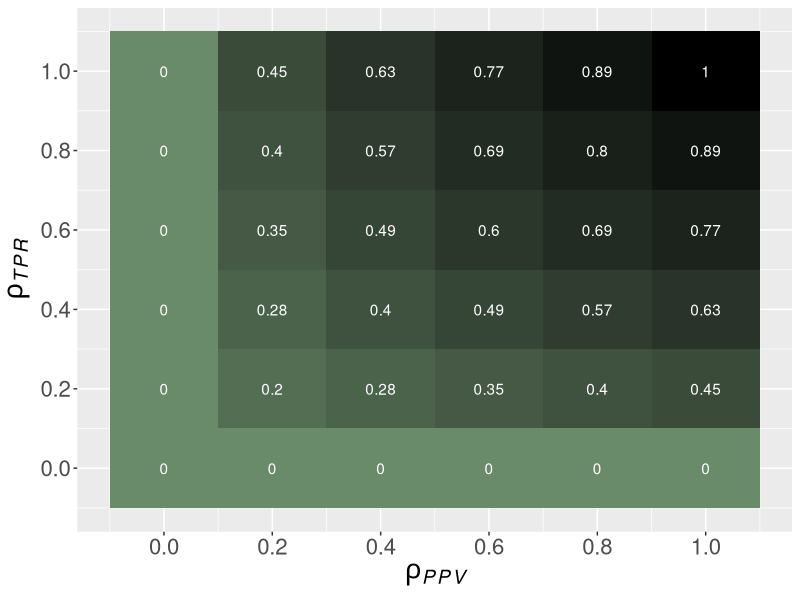
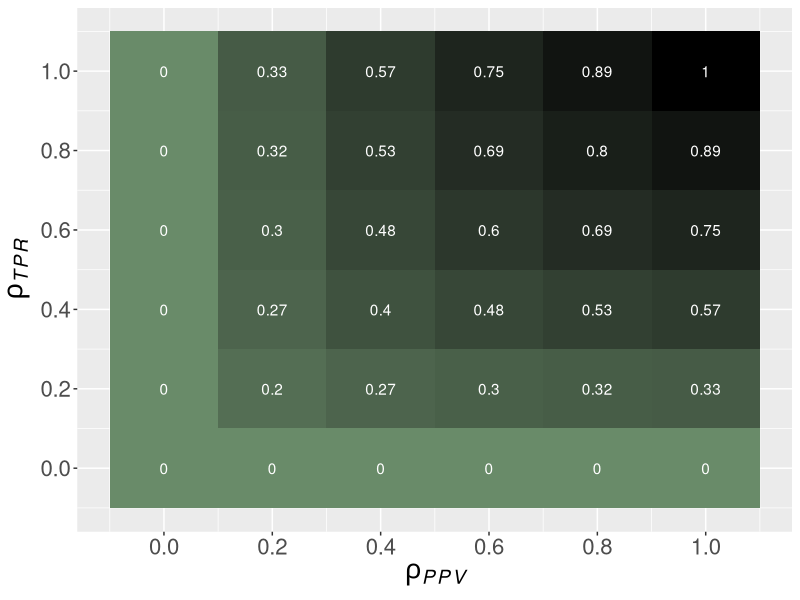
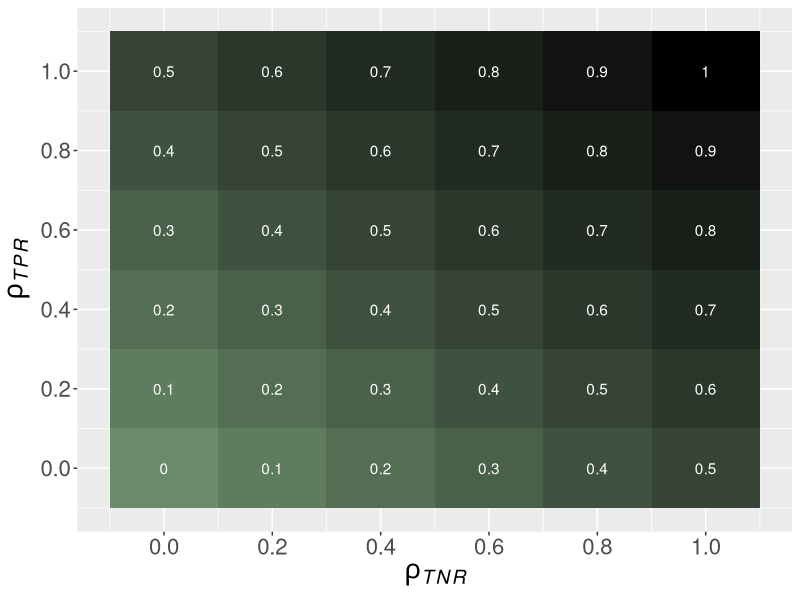

These figures' R source, in order:
# PREREQ -----------------------------------------------------------------------

library(data.table)
library(ggplot2)

# DATA -------------------------------------------------------------------------

tpr <- ppv <- seq(0L, 1L, by = 0.2)


# Gscore  -------------------------------------------------------------------------

compute_gscore <- function(ppv, tpr) {
  f_1 <- sqrt(ppv * tpr)
  ifelse(is.na(f_1), 0, f_1)}

scores <- data.table::data.table(expand.grid(tpr, ppv))
data.table::setnames(scores, c("tpr", "ppv"))
scores[, f_1 := compute_gscore(ppv, tpr)]

# PLOT -------------------------------------------------------------------------

p <- ggplot2::ggplot(scores, aes(x = ppv, y = tpr, fill = f_1)) +
  geom_tile() +
  geom_text(aes(label = round(f_1, 2L)), color = "white") +
  scale_fill_gradient(
    low = "darkseagreen4",
    high = "black") +
  scale_x_continuous(breaks = ppv) +
  scale_y_continuous(breaks = tpr) +
  xlab(expression(paste(italic(rho[PPV])))) +
  ylab(expression(paste(italic(rho[TPR])))) +
  theme(text = element_text(size = 20L), legend.position = "none")

ggsave("../figure/g_score_plot.pdf", p, height = 4L, width = 4L)


# DATA -------------------------------------------------------------------------

tpr <- ppv <- seq(0L, 1L, by = 0.2)


# F1 score  -------------------------------------------------------------------------

compute_f_1 <- function(ppv, tpr) {
  f_1 <- 2*(ppv * tpr)/(ppv+tpr)
  ifelse(is.na(f_1), 0, f_1)}

scores <- data.table::data.table(expand.grid(tpr, ppv))
data.table::setnames(scores, c("tpr", "ppv"))
scores[, f_1 := compute_f_1(ppv, tpr)]

# PLOT -------------------------------------------------------------------------

p <- ggplot2::ggplot(scores, aes(x = ppv, y = tpr, fill = f_1)) +
  geom_tile() +
  geom_text(aes(label = round(f_1, 2L)), color = "white") +
  scale_fill_gradient(
    low = "darkseagreen4",
    high = "black") +
  scale_x_continuous(breaks = ppv) +
  scale_y_continuous(breaks = tpr) +
  xlab(expression(paste(italic(rho[PPV])))) +
  ylab(expression(paste(italic(rho[TPR])))) +
  theme(text = element_text(size = 20L), legend.position = "none")

ggsave("../figure/f1_score_plot.pdf", p, height = 4L, width = 4L)



# DATA -------------------------------------------------------------------------

tpr <- ppv <- seq(0L, 1L, by = 0.2)


# Balanced accuracy  -------------------------------------------------------------------------


tpr <- tnr <- seq(0L, 1L, by = 0.2)

compute_gscore <- function(tnr, tpr) {
  f_1 <- (tnr + tpr)/2
  ifelse(is.na(f_1), 0, f_1)}

scores <- data.table::data.table(expand.grid(tpr, tnr))
data.table::setnames(scores, c("tpr", "tnr"))
scores[, f_1 := compute_gscore(tnr, tpr)]

# PLOT -------------------------------------------------------------------------

p <- ggplot2::ggplot(scores, aes(x = tnr, y = tpr, fill = f_1)) +
  geom_tile() +
  geom_text(aes(label = round(f_1, 2L)), color = "white") +
  scale_fill_gradient(
    low = "darkseagreen4",
    high = "black") +
  scale_x_continuous(breaks = tnr) +
  scale_y_continuous(breaks = tpr) +
  xlab(expression(paste(italic(rho[TNR])))) +
  ylab(expression(paste(italic(rho[TPR])))) +
  theme(text = element_text(size = 20L), legend.position = "none")

ggsave("../figure/bac_plot.pdf", p, height = 4L, width = 4L)
